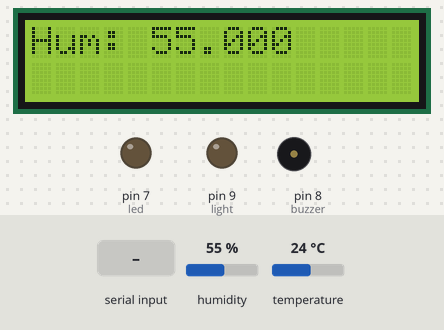
A sketch run on a simulated Arduino Uno, built with avr-gcc and run on an emulated ATmega328P. On the bench: 16×2 character LCD, output pins drawn as LEDs (lit = HIGH), buzzer (waves = sounding, pin HIGH). The inputs (shaded band) are chosen by the test bench; at power-on: humidity 55 %, temperature 24 °C. What the sketch prints to the serial monitor is not drawn.

Above: at 1.2 s.
1.3 s: "LED_ON\n" received over Serial
At 2.5 s:
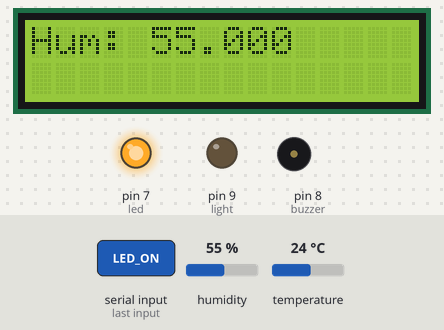
2.8 s: "LIGHT_ON\n" received over Serial
At 4.0 s:
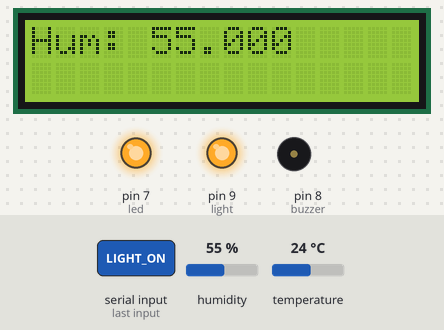
4.3 s: "LED_OFF\n" received over Serial
At 5.5 s:
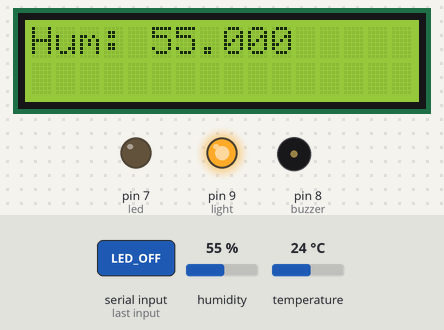
5.8 s: "buzz\n" received over Serial
At 7.0 s:
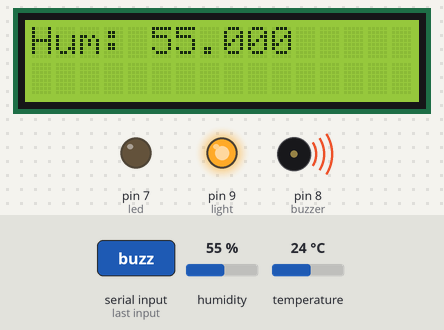
7.3 s: "LIGHT_OFF\n" received over Serial
At 8.5 s:
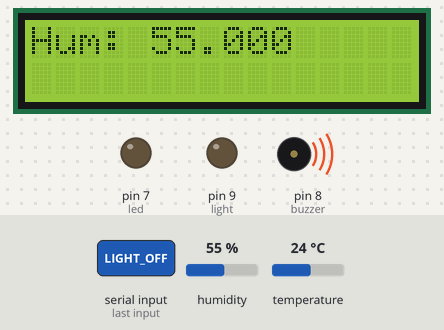
8.8 s: humidity set to 22 %
At 11.0 s:
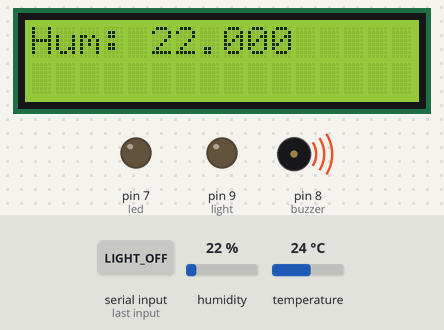
Timing chart, 0 to 12.5 s (numbered marks = the images above; inputs shaded):
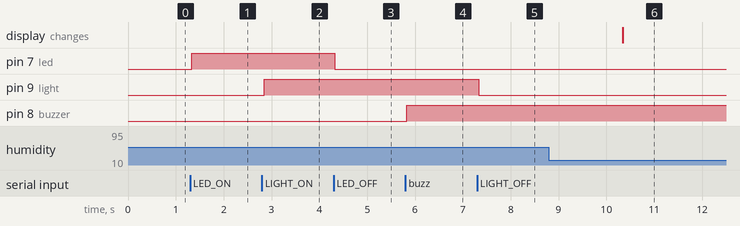

Measured:
- after the input at 1.3 s, pin 7 (led): LOW → HIGH at once
- after the input at 2.8 s, pin 9 (light): LOW → HIGH after 0.05 s
- after the input at 4.3 s, pin 7 (led): HIGH → LOW at once
- after the input at 5.8 s, pin 8 (buzzer): LOW → HIGH at once
- after the input at 7.3 s, pin 9 (light): HIGH → LOW at once
- after the input at 8.8 s, the display: changes after 1.5 s (image 6)

The sketch:

readingAndControl.ino
```cpp
#include "DHT.h"
#include "LiquidCrystal.h"

LiquidCrystal lcd(12, 11, 5, 4, 3, 2);
#define DHTPIN 10
#define DHTTYPE DHT11

String command = "";
int led = 7;
int light = 9;
int buzzer = 8;

DHT dht(DHTPIN, DHTTYPE);


void setup() {
  // put your setup code here, to run once:
  Serial.begin(9600);
  lcd.begin(16, 2);
  dht.begin();

  pinMode(led, OUTPUT);
  pinMode(light, OUTPUT);
  pinMode(buzzer, OUTPUT);

  digitalWrite(led, LOW);
  digitalWrite(light, LOW);
  digitalWrite(buzzer, LOW);


}

void loop() {
  // This is where the code for reading and displaying the temperature and humidity goes

  float t = dht.readTemperature();
  float h = dht.readHumidity();

  if (isnan(t)){
    Serial.println(F("Failed to read from DHT sensor!"));
    return;
  }

  Serial.print(F("Temperature: "));
  Serial.println(t);
  Serial.print(F("Humidity: "));
  Serial.println(h);
  lcd.setCursor(0,0);
  lcd.print("Temp: ");
  lcd.print(t);
  lcd.setCursor(0,0);
  lcd.print("Hum: ");
  lcd.print(h);

  // This is what reads and executes commands
  if (Serial.available()) {

    command = Serial.readStringUntil('\n');

    command.trim();

    Serial.println(command);

    if (command == "LED_ON") {

      digitalWrite(led, HIGH);

    }

    else if (command == "LED_OFF") {

      digitalWrite(led, LOW);

    }
    else if (command == "LIGHT_ON") {

      digitalWrite(light, HIGH);

    }
    else if (command == "LIGHT_OFF") {

      digitalWrite(light, LOW);

    }
    else if (command == "buzz") {

      digitalWrite(buzzer, HIGH);

    }
    else if (command == "quiet") {

      digitalWrite(buzzer, LOW);

    }
  }

}
```
